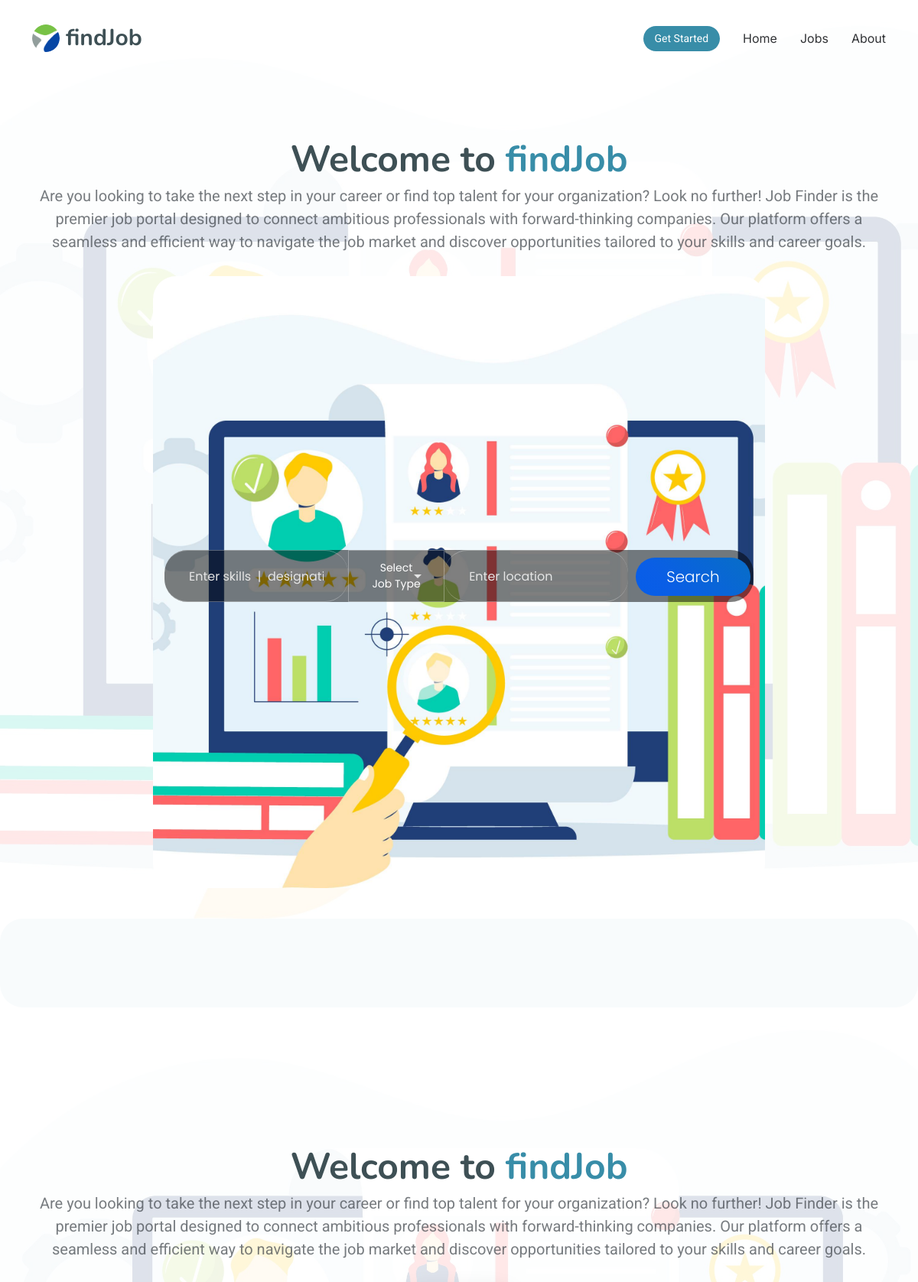
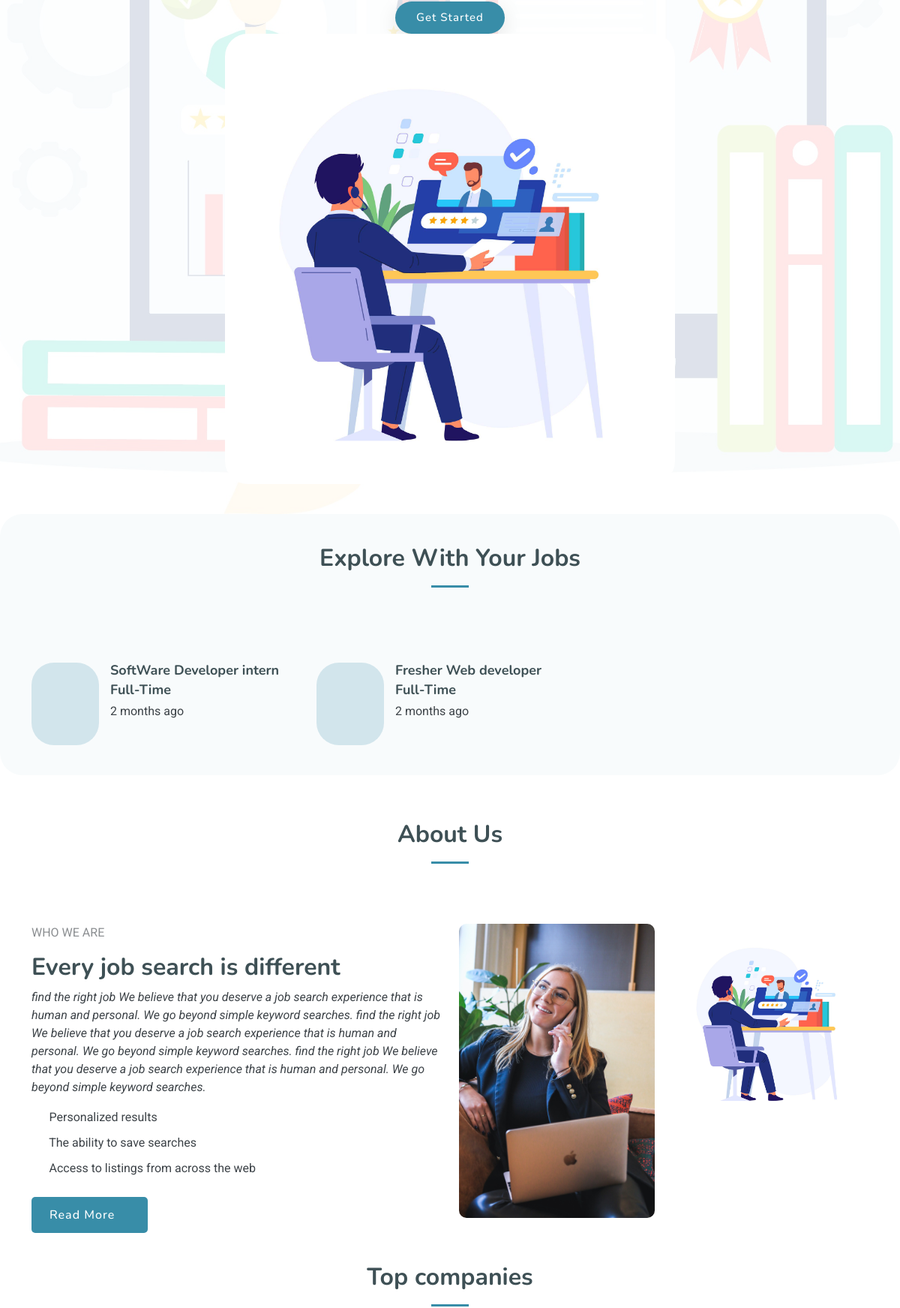
The page / (upper part) on the database its author committed (2 pictures, top to bottom).
### admincontrol/models.py (models this page shows, shortened)
class Head(models.Model):
    name = models.ManyToManyField(Menu,related_name='head_set')
    title = models.CharField(max_length=20,blank=True,null=True)
    logo_img = models.ImageField(upload_to='Header/',blank=True,null=True)
    updated_at = models.DateTimeField(auto_now=True)

class Menu(models.Model):
    menu_item = models.CharField(max_length=50,blank=True,null=True)
    menu_url = models.CharField(max_length=200,default='')
    updated_at = models.DateTimeField(auto_now=True)

class Section1(models.Model):
    description =models.TextField()
    img = models.ImageField(upload_to='Header/',blank=True,null=True)
    updated_at = models.DateTimeField(auto_now=True)

class Aboutus(models.Model):
    img= models.ManyToManyField(AddImg)
    title =models.CharField(max_length=200,blank=True,null=True)
    description =models.TextField()
    element1 = models.CharField(max_length=200,blank=True,null=True)
    element2 = models.CharField(max_length=200,blank=True,null=True)
    element3 = models.CharField(max_length=200,blank=True,null=True)
    updated_at = models.DateTimeField(auto_now=True)

class AddImg(models.Model):
    About_img = models.ImageField(upload_to='About/',blank=True,null=True)
    updated_at = models.DateTimeField(auto_now=True)

### Job/models.py (models this page shows, shortened)
class JobPost(models.Model):
    EXPERIENCE_CHOICES = [
        ('0-1', '0-1 years'),
        ('1-3', '1-3 years'),
        ('3-5', '3-5 years'),
        ('5-10', '5-10 years'),
        ('10+', '10+ years'),
    ]
    JOB_TYPE_CHOICES = [
        ('Full-Time', 'Full-Time'),
        ('Part-Time', 'Part-Time'),
        ('Internship', 'Internship'),
    ]
    user=models.ForeignKey(User,on_delete=models.CASCADE)
    company=models.ForeignKey(Company,on_delete=models.CASCADE,default='Select Your Company')
    skills = models.ManyToManyField(Skills_job, blank=True)
    title=models.CharField(max_length=255,blank=True, null=True)
    education=models.ForeignKey(Education,on_delete=models.CASCADE, default='Highest Qualification')
    salary=models.ForeignKey(SalaryRange,on_delete=models.CASCADE, default='10000-20000')
    overview =models.TextField(max_length=255,blank=True,null=True)
    location=models.CharField(max_length=255,blank=True,null=True)
    job_type =models.CharField(max_length=10,choices=JOB_TYPE_CHOICES,null=True, default='Full-Time')
    experience= models.CharField(max_length=5,choices=EXPERIENCE_CHOICES,null=True)
    is_active= models.BooleanField(default=True)
    timestamp=models.DateTimeField(auto_now_add=True)

### UserApplicant/views.py (the view)
# urls.py: path('', IndexView.as_view(), name='index'),
class IndexView(ListView):
    model = JobPost
    template_name = "admin/index.html"
    context_object_name = 'jobs'
    def get_queryset(self):
        return JobPost.objects.filter(selectedjob__isnull=False).distinct()
    def get_context_data(self, **kwargs):
            context = super().get_context_data(**kwargs)
            head = Head.objects.order_by('-updated_at').first()
            if head:
                context['head'] = {
                    'logo_img': head.logo_img.url,
                    'title': head.title
                }
                context['menu_items'] = head.name.all()
            section = Section1.objects.order_by('-updated_at').first()
            if section:
                context['section'] = {
                    'img': section.img.url,
                    'description': section.description
                }
            about = Aboutus.objects.order_by('-updated_at').first()
            if about:
                context['about'] = {
                    'title': about.title,
                    'description': about.description,
                    'element1': about.element1,
                    'element2': about.element2,
                    'element3': about.element3,
                }
                context['about_img'] = about.img.all()
            checklogo = Companylogo.objects.order_by('-updated_at')
            if checklogo.exists():
                context['checklogo'] =[]
                print(checklogo)
                for check in checklogo:
                    context['checklogo'].append(
                        {
                    'logo': check.logo.url,
                    'logo_name': check.logo_name,
                         }
                      )
            Feature = FeaturesTab1.objects.order_by('-updated_at').first()
            if Feature:
                context['Feature'] = {
                    'image': Feature.images,
                }
                context['title'] = Feature.subfeature.all()
            section4 = FeaturesTab2.objects.order_by('-updated_at').first()
            if section4:
                context['section4'] = {
                    'title': section4.title,
                    'description': section4.description,
                    'image': section4.image.url,
                }
            section5 = FeaturesTab3.objects.order_by('-updated_at').first()
            if section5:
                context['section5'] = {
                    'title': section5.title,
                    'description': section5.description,
                    'field': section5.field,
                    'image': section5.image.url,
                }
            service = Service.objects.order_by('-updated_at')
            if service.exists():
                context['service'] = []
                for ser in service:
                    context['service'].append({
                        'title': ser.title,
                        'description': ser.description,
                        'icons': ser.icons,
                    })
            contactpart = Contact_Main.objects.order_by('-created_at').first()
            if contactpart:
                context['contactpart'] = {
                    'address_title': contactpart.add_main.address ,
                    'ad_icon':contactpart.add_main.ad_icon ,
                    'contact_title': contactpart.cont_main.phone ,
                    'ad_icon1':contactpart.cont_main.ad_icon ,
                    'mail_title': contactpart.mail_main.email ,
                    'ad_icon3':contactpart.mail_main.ad_icon ,
                }
            frequently = Frequently_asked.objects.order_by('-updated_at').distinct()
            if frequently.exists():
                context['frequently'] = frequently
            return context

### admincontrol/models.py (called while the page is built)
    def __str__(self):
        if self.logo:
            return self.logo.url
        return "....."

    def __str__(self):
        return self.icon

### contact/models.py (called while the page is built)
    def __str__(self):
        return f'{self.name} - {self.subject}'

### templates/admin/index.html (shortened to what this page needs)
{% load static %}
{% load humanize %}
<html lang="en">
<head>
  <link href="https://cdn.jsdelivr.net/npm/sweetalert2@11/dist/sweetalert2.min.css" rel="stylesheet">
  <link href="{% static 'assets/vendor/bootstrap/css/bootstrap.min.css' %}" rel="stylesheet">
  <link href="{% static 'assets/vendor/bootstrap-icons/bootstrap-icons.css' %}" rel="stylesheet">
  <link href="{% static 'assets/vendor/aos/aos.css' %}" rel="stylesheet">
  <link href="{% static 'assets/vendor/glightbox/css/glightbox.min.css' %}" rel="stylesheet">
  <link href="{% static 'assets/vendor/swiper/swiper-bundle.min.css' %}" rel="stylesheet">
  <link href="{% static 'assets/css/main.css' %}" rel="stylesheet">
  <link href="{% static 'search/css/search.css' %}" rel="stylesheet">
</head>
<body class="index-page">
  <header id="header" class="header d-flex align-items-center fixed-top">
    <div class="container-fluid container-xl position-relative d-flex align-items-center">
<a href="/" class="logo d-flex align-items-center me-auto">
  <img src="{{ head.logo_img }}" alt="Site Logo" id="logo-img">
   <h1 class="sitename" id="site-title">{{ head.title }}</h1>
</a>
<nav id="navmenu" class="navmenu">
  <ul id="menu-items">
      {% for item in menu_items %}
          <li><a href="{{ item.menu_url }}">{{ item.menu_item }}</a></li>
      {% empty %}
          <li>No menu items available.</li>
      {% endfor %}
  </ul>
</nav>
      <a class="btn-getstarted" href="{% url "login_user" %}">Get Started</a>
    </div>
  </header>
  <main class="main">
    <section id="hero" class="hero section">
      <div class="container text-center">
        <div class="d-flex flex-column justify-content-center align-items-center">
          <h1 data-aos="fade-up">Welcome to <span>{{ head.title }}</span></h1>
          <p data-aos="fade-up" data-aos-delay="100">{{ section.description}}<br></p>
          <div class="s132">
            <form method="GET" id="search-form" action="{% url 'advancesearch' %}">
             {% include "admin/Advance_search.html" %}
            </form>
          </div>
        </div>
      </div>
    </section>
    <section id="featured-services" class="featured-services section light-background">
      <div class="container section-title" data-aos="fade-up" >
      </div>
    </section>
    <section id="hero" class="hero section">
      <div class="hero-bg">
        <img src="{% static 'search/images/searchnew.jpg' %}" alt="">
      </div>
      <div class="container text-center">
        <div class="d-flex flex-column justify-content-center align-items-center">
          <h1 data-aos="fade-up">Welcome to <span>{{ head.title }}</span></h1>
          <p data-aos="fade-up" data-aos-delay="100">{{ section.description}}<br></p>
          <div class="d-flex" data-aos="fade-up" data-aos-delay="200">
            <a href="{% url "login_user" %}" class="btn-get-started">Get Started</a>
          </div>
          <img src="{{ section.img}}" class="img-fluid hero-img" alt="" data-aos="zoom-out" data-aos-delay="300">
        </div>
      </div>
    </section>
    <section id="featured-services" class="featured-services section light-background">
      <div class="container section-title" data-aos="fade-up">
        <h2>Explore With Your Jobs</h2>
      </div>
      <div class="container">
        <div class="row gy-4">
          {% if jobs %}
          {% for job in jobs %}
          <div class="col-xl-4 col-lg-6" data-aos="fade-up" data-aos-delay="100">
            <div class="service-item d-flex">
              <div class="icon flex-shrink-0"><i class="bi bi-briefcase"></i></div>
              <div>
                <h4 class="title"><a href="{% url "login_user" %}" class="stretched-link">{{ job.title }}</a></h4>
                <h6 class="title"><a href="{% url "login_user" %}" class="stretched-link">{{ job.job_type }}</a></h6>
                <p class="">{{ job.timestamp|naturaltime }}</p>
              </div>
            </div>
          </div>
          {% endfor %}
          {% endif %}
        </div>
      </div>
    </section>
    <section id="about" class="about section">
      <div class="container section-title" data-aos="fade-up">
        <h2>About Us</h2>
      </div>
      <div class="container">
        <div class="row gy-4">
          <div class="col-lg-6 content" data-aos="fade-up" data-aos-delay="100">
            <p class="who-we-are">Who We Are</p>
            <h3>{{about.title}}</h3>
            <p class="fst-italic">
              {{ about.description }}
            </p>
            <ul>
              <li><i class="bi bi-check-circle"></i> <span>{{about.element1}}</span></li>
              <li><i class="bi bi-check-circle"></i> <span>{{about.element2}}</span></li>
              <li><i class="bi bi-check-circle"></i> <span>{{about.element3}}</span></li>
            </ul>
            <a href="#" class="read-more"><span>Read More</span><i class="bi bi-arrow-right"></i></a>
          </div>
          <div class="col-lg-6 about-images" data-aos="fade-up" data-aos-delay="200">
            <div class="row gy-4">
              {% for abo in about_img %}
              <div class="col-lg-6">
                <img src="{{ abo.About_img.url }}" class="img-fluid" alt="">
              </div>
              {% endfor %}
            </div>
          </div>
        </div>
      </div>
    </section>
    <section id="clients" class="clients section">
      <div class="container section-title" data-aos="fade-up">
        <h2>Top companies </h2>
      </div>
    </section>
  </main>
</body>
</html>

### static/search/css/search.css (style rules this page uses)
html { line-height: 1.15; -ms-text-size-adjust: 100%; -webkit-text-size-adjust: 100%; }
body { margin: 0; }
article, aside, footer, header, nav, section { display: block; }
h1 { font-size: 2em; margin: 0.67em 0; }
figcaption, figure, main { display: block; }
a { background-color: transparent; -webkit-text-decoration-skip: objects; }
img { border-style: none; }
html { height: 100%; }
* { box-sizing: border-box; border-radius: 30px; }
.s132 { min-height: 100vh; width: 800px; display: -ms-flexbox; display: flex; -ms-flex-pack: center; justify-content: center; -ms-flex-align: center; align-items: center; font-family: 'Poppins', sans-serif; background: url("../images/searchnew.jpg"); background-size: cover; background-position: center center; padding: 15px; }
.s132 form { width: 100%; max-width: 790px; }

### rows shown on the page
Head: title "findJob"
Menu: menu_item "Home"
Menu: menu_item "Jobs"
Menu: menu_item "About"
Section1: description "Are you looking to take the next step in your career or find top talent for your organization? Look no further! Job Finder is the premier job portal designed to connect ambitious professionals with forward-thinking companies. Our platform offers a seamless and efficient way to navigate the job market and discover opportunities tailored to your skills and career goals."
JobPost: title "SoftWare Developer intern", job_type "Full-Time", timestamp "2 months ago"
JobPost: title "Fresher Web developer", job_type "Full-Time", timestamp "2 months ago"
Aboutus: title "Every job search is different", description "find the right job We believe that you deserve a job search experience that is human and personal. We go beyond simple keyword searches. find the right job We believe that you deserve a job search experience that is human and personal. We go beyond simple keyword searches. find the right job We believe that you deserve a job search experience that is human and personal. We go beyond simple keyword searches.", element1 "Personalized results", element2 "The ability to save searches", element3 "Access to listings from across the web"
AddImg: About_img (picture)
AddImg: About_img (picture)
